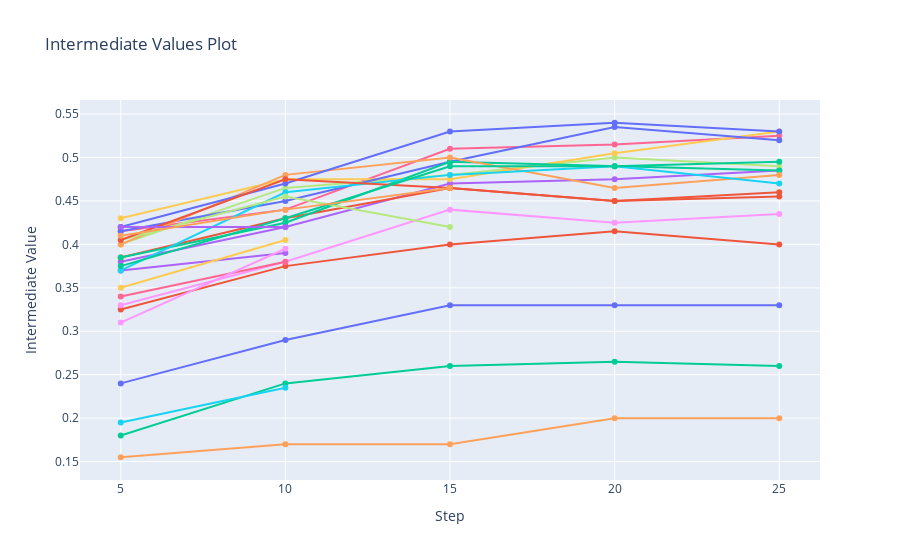
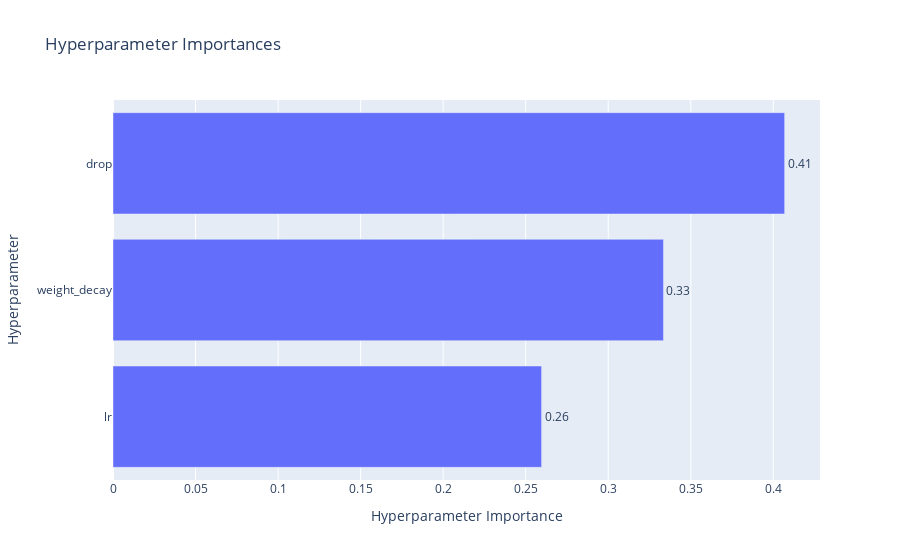
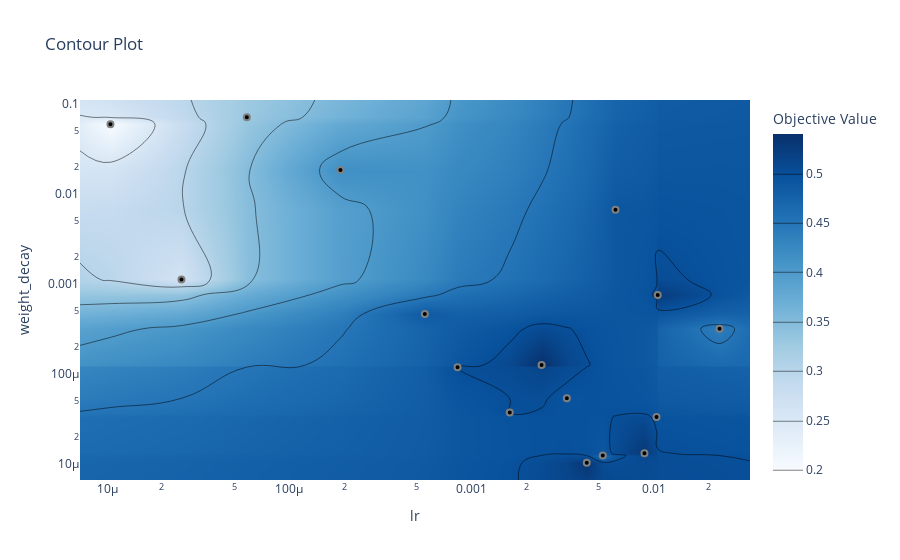

These figures' notebook cell, in order:
### Code cell
trial = study.best_trial
print(f"Best Validation Accuracy: {trial.value:4.2%}")
print(f"Best Params:")
for key, value in trial.params.items():
    print(f"-> {key}: {value}")

fig = optuna.visualization.plot_intermediate_values(study)
fig.show()
fig = optuna.visualization.plot_param_importances(study)
fig.show()
fig = optuna.visualization.plot_contour(study, params=["lr", "weight_decay"])
fig.show()

### Figure 1 — Plotly figure (JSON) as saved in the notebook; plotly's stock layout.template omitted (floating-point values rounded to 4 significant figures)
{"data": [{"marker": {"maxdisplayed": 10}, "mode": "lines+markers", "name": "Trial0", "type": "scatter", "x": [5, 10, 15, 20, 25], "y": [0.24, 0.29, 0.33, 0.33, 0.33]}, {"marker": {"maxdisplayed": 10}, "mode": "lines+markers", "name": "Trial1", "type": "scatter", "x": [5, 10, 15, 20, 25], "y": [0.325, 0.375, 0.4, 0.415, 0.4]}, {"marker": {"maxdisplayed": 10}, "mode": "lines+markers", "name": "Trial2", "type": "scatter", "x": [5, 10, 15, 20, 25], "y": [0.18, 0.24, 0.26, 0.265, 0.26]}, {"marker": {"maxdisplayed": 10}, "mode": "lines+markers", "name": "Trial3", "type": "scatter", "x": [5, 10, 15, 20, 25], "y": [0.38, 0.42, 0.47, 0.475, 0.485]}, {"marker": {"maxdisplayed": 10}, "mode": "lines+markers", "name": "Trial4", "type": "scatter", "x": [5, 10, 15, 20, 25], "y": [0.155, 0.17, 0.17, 0.2, 0.2]}, {"marker": {"maxdisplayed": 10}, "mode": "lines+markers", "name": "Trial5", "type": "scatter", "x": [5, 10], "y": [0.195, 0.235]}, {"marker": {"maxdisplayed": 10}, "mode": "lines+markers", "name": "Trial6", "type": "scatter", "x": [5, 10, 15, 20, 25], "y": [0.415, 0.44, 0.51, 0.515, 0.525]}, {"marker": {"maxdisplayed": 10}, "mode": "lines+markers", "name": "Trial7", "type": "scatter", "x": [5, 10, 15, 20, 25], "y": [0.4, 0.465, 0.48, 0.5, 0.49]}, {"marker": {"maxdisplayed": 10}, "mode": "lines+markers", "name": "Trial8", "type": "scatter", "x": [5, 10, 15, 20, 25], "y": [0.33, 0.38, 0.44, 0.425, 0.435]}, {"marker": {"maxdisplayed": 10}, "mode": "lines+markers", "name": "Trial9", "type": "scatter", "x": [5, 10, 15, 20, 25], "y": [0.43, 0.475, 0.475, 0.505, 0.53]}, {"marker": {"maxdisplayed": 10}, "mode": "lines+markers", "name": "Trial10", "type": "scatter", "x": [5, 10, 15, 20, 25], "y": [0.415, 0.45, 0.495, 0.535, 0.52]}, {"marker": {"maxdisplayed": 10}, "mode": "lines+markers", "name": "Trial11", "type": "scatter", "x": [5, 10, 15, 20, 25], "y": [0.385, 0.43, 0.465, 0.45, 0.455]}, {"marker": {"maxdisplayed": 10}, "mode": "lines+markers", "name": "Trial12", "type": "scatter", "x": [5, 10, 15, 20, 25], "y": [0.385, 0.425, 0.495, 0.49, 0.485]}, {"marker": {"maxdisplayed": 10}, "mode": "lines+markers", "name": "Trial13", "type": "scatter", "x": [5, 10], "y": [0.37, 0.39]}, {"marker": {"maxdisplayed": 10}, "mode": "lines+markers", "name": "Trial14", "type": "scatter", "x": [5, 10, 15, 20, 25], "y": [0.4, 0.48, 0.5, 0.465, 0.48]}, {"marker": {"maxdisplayed": 10}, "mode": "lines+markers", "name": "Trial15", "type": "scatter", "x": [5, 10, 15, 20, 25], "y": [0.37, 0.46, 0.48, 0.49, 0.47]}, {"marker": {"maxdisplayed": 10}, "mode": "lines+markers", "name": "Trial16", "type": "scatter", "x": [5, 10], "y": [0.34, 0.38]}, {"marker": {"maxdisplayed": 10}, "mode": "lines+markers", "name": "Trial17", "type": "scatter", "x": [5, 10, 15], "y": [0.405, 0.455, 0.42]}, {"marker": {"maxdisplayed": 10}, "mode": "lines+markers", "name": "Trial18", "type": "scatter", "x": [5, 10], "y": [0.31, 0.395]}, {"marker": {"maxdisplayed": 10}, "mode": "lines+markers", "name": "Trial19", "type": "scatter", "x": [5, 10], "y": [0.35, 0.405]}, {"marker": {"maxdisplayed": 10}, "mode": "lines+markers", "name": "Trial20", "type": "scatter", "x": [5, 10, 15, 20, 25], "y": [0.42, 0.47, 0.53, 0.54, 0.53]}, {"marker": {"maxdisplayed": 10}, "mode": "lines+markers", "name": "Trial21", "type": "scatter", "x": [5, 10, 15, 20, 25], "y": [0.405, 0.475, 0.465, 0.45, 0.46]}, {"marker": {"maxdisplayed": 10}, "mode": "lines+markers", "name": "Trial22", "type": "scatter", "x": [5, 10, 15, 20, 25], "y": [0.375, 0.43, 0.49, 0.49, 0.495]}, {"marker": {"maxdisplayed": 10}, "mode": "lines+markers", "name": "Trial23", "type": "scatter", "x": [5, 10], "y": [0.42, 0.42]}, {"marker": {"maxdisplayed": 10}, "mode": "lines+markers", "name": "Trial24", "type": "scatter", "x": [5, 10, 15], "y": [0.41, 0.44, 0.465]}], "layout": {"showlegend": false, "title": {"text": "Intermediate Values Plot"}, "xaxis": {"title": {"text": "Step"}}, "yaxis": {"title": {"text": "Intermediate Value"}}}}

### Figure 2 — Plotly figure (JSON) as saved in the notebook; plotly's stock layout.template omitted (floating-point values rounded to 4 significant figures)
{"data": [{"cliponaxis": false, "hovertemplate": ["lr (FloatDistribution): 0.25963742262104905<extra></extra>", "weight_decay (FloatDistribution): 0.3334752514381493<extra></extra>", "drop (FloatDistribution): 0.4068873259408017<extra></extra>"], "name": "Objective Value", "orientation": "h", "text": ["0.26", "0.33", "0.41"], "textposition": "outside", "type": "bar", "x": [0.2596, 0.3335, 0.4069], "y": ["lr", "weight_decay", "drop"]}], "layout": {"title": {"text": "Hyperparameter Importances"}, "xaxis": {"title": {"text": "Hyperparameter Importance"}}, "yaxis": {"title": {"text": "Hyperparameter"}}}}

### Figure 3 — Plotly figure (JSON) as saved in the notebook; plotly's stock layout.template omitted (floating-point values rounded to 4 significant figures; data arrays with more than 128 entries replaced by an {"elided": "..."} marker saying what was removed)
{"data": [{"colorbar": {"title": {"text": "Objective Value"}}, "colorscale": [[0, "rgb(247,251,255)"], [0.125, "rgb(222,235,247)"], [0.25, "rgb(198,219,239)"], [0.375, "rgb(158,202,225)"], [0.5, "rgb(107,174,214)"], [0.625, "rgb(66,146,198)"], [0.75, "rgb(33,113,181)"], [0.875, "rgb(8,81,156)"], [1, "rgb(8,48,107)"]], "connectgaps": true, "contours": {"coloring": "heatmap"}, "hoverinfo": "none", "line": {"smoothing": 1.3}, "reversescale": false, "type": "contour", "x": [7.106e-06, 1.044e-05, 2.561e-05, 5.851e-05, 0.0001909, 0.0005547, 0.0008384, 0.001622, 0.002425, 0.003337, 0.004292, 0.005254, 0.006172, 0.008897, 0.01036, 0.01052, 0.02298, 0.03376], "y": [6.621e-06, 1.03e-05, 1.236e-05, 1.311e-05, 3.311e-05, 3.72e-05, 5.383e-05, 0.0001187, 0.0001256, 0.0003179, 0.0004625, 0.0007543, 0.001122, 0.006687, 0.01843, 0.05981, 0.07128, 0.1109], "z": {"elided": "18x18 float values"}}, {"marker": {"color": "black", "line": {"color": "Gray", "width": 2}}, "mode": "markers", "name": "Feasible Trial", "showlegend": false, "type": "scatter", "x": [5.851e-05, 0.0001909, 2.561e-05, 0.0005547, 1.044e-05, 0.01052, 0.001622, 0.02298, 0.008897, 0.004292, 0.005254, 0.003337, 0.0008384, 0.006172, 0.002425, 0.01036], "y": [0.07128, 0.01843, 0.001122, 0.0004625, 0.05981, 0.0007543, 3.72e-05, 0.0003179, 1.311e-05, 1.03e-05, 1.236e-05, 5.383e-05, 0.0001187, 0.006687, 0.0001256, 3.311e-05]}, {"marker": {"color": "#cccccc", "line": {"color": "Gray", "width": 2}}, "mode": "markers", "name": "Infeasible Trial", "showlegend": false, "type": "scatter", "x": [], "y": []}], "layout": {"title": {"text": "Contour Plot"}, "xaxis": {"range": [-5.148, -1.472], "title": {"text": "lr"}, "type": "log"}, "yaxis": {"range": [-5.179, -0.955], "title": {"text": "weight_decay"}, "type": "log"}}}
